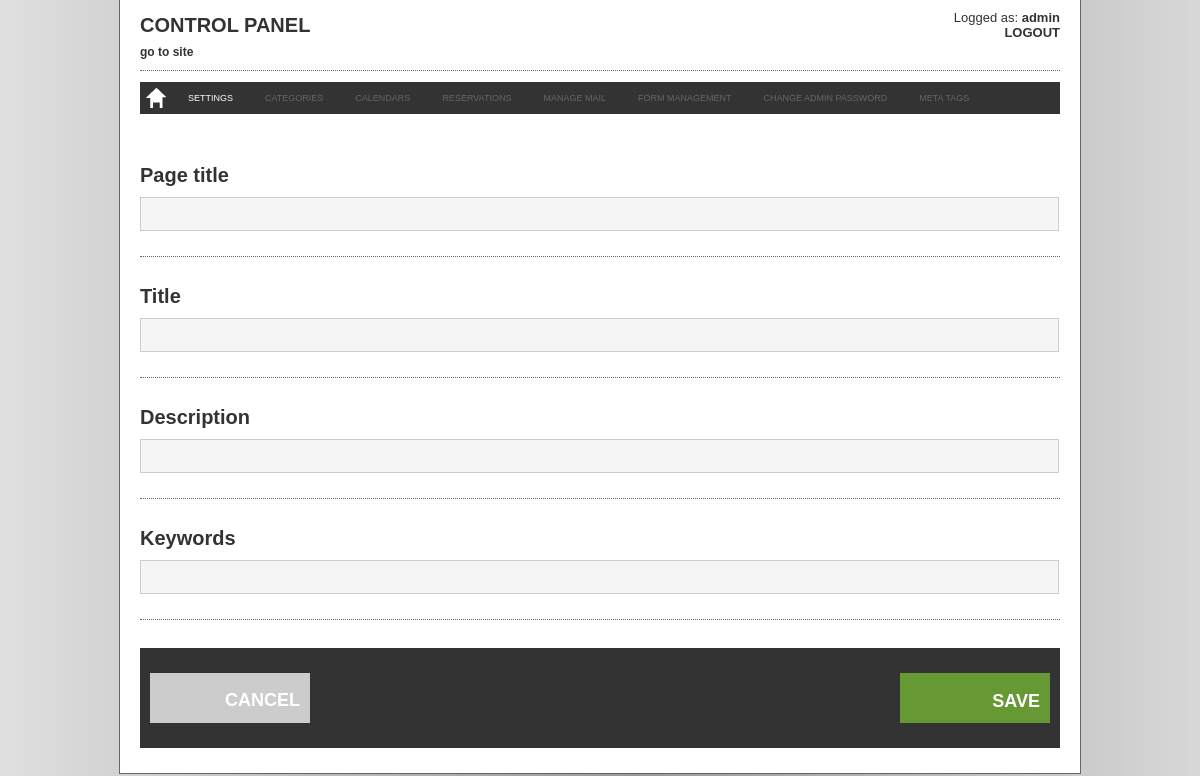
Page /admin/metatags.php (signed in) on the committed database.
### tables this page shows
CREATE TABLE `booking_texts` (
  `text_id` int(11) unsigned NOT NULL AUTO_INCREMENT,
  `page_id` int(11) NOT NULL,
  `text_label` varchar(255) NOT NULL DEFAULT '',
  `text_value` text NOT NULL,
  PRIMARY KEY (`text_id`)
);

### admin/common.php (called while the page is built, shortened)
<?php
include_once dirname(__FILE__).'/class/settings.class.php';
$settingObj = new setting();
include_once dirname(__FILE__).'/class/lang.class.php';
$langObj = new lang();
?>

### admin/class/lang.class.php (called while the page is built, shortened)
<?php
class lang {
	private function doLanguageQuery($label) {
		$languageQry = mysql_query("SELECT * FROM booking_texts WHERE text_label='".mysql_real_escape_string($label)."'");
		return stripslashes(mysql_result($languageQry,0,'text_value'));
	}
	public function getLabel($label) {
		return lang::doLanguageQuery($label);
	}
}
?>

### admin/class/settings.class.php (called while the page is built, shortened)
<?php
class setting {
	private function doSettingQuery($setting) {
		$settingQry = mysql_query("SELECT * FROM booking_config WHERE config_name='".mysql_real_escape_string($setting)."'");
		return mysql_result($settingQry,0,'config_value');
	}
	public function getReservationConfirmationMode() {
		return setting::doSettingQuery('reservation_confirmation_mode');
	}
	public function getSiteDomain() {
		return setting::doSettingQuery('site_domain');
	}
	public function getPageTitle() {
		return stripslashes(setting::doSettingQuery('page_title'));
	}
	public function getMetatagTitle() {
		return stripslashes(setting::doSettingQuery('metatag_title'));
	}
	public function getMetatagDescription() {
		return stripslashes(setting::doSettingQuery('metatag_description'));
	}
	public function getMetatagKeywords() {
		return stripslashes(setting::doSettingQuery('metatag_keywords'));
	}
}
?>

### admin/metatags.php (the view, shortened to what this page needs)
<?php
include 'common.php';
?>
<?php
include 'include/header.php';
?>
<div id="top_bg_container_all">
    <div id="container_all">
        <div id="container_content">
        <?php
        include 'include/menu.php';
        ?>
        <div id="form_container">
        	<form name="editsettings" action="" method="post" enctype="multipart/form-data">
                <div id="label_input">
                    <div class="label_title"><label for="page_title"><?php echo $langObj->getLabel("METATAGS_PAGE_TITLE_LABEL"); ?></label></div>
                </div>
                <div id="input_box">
                    <input type="text" class="long_input_box" id="page_title" name="page_title" value="<?php echo $settingObj->getPageTitle(); ?>">
                </div>
                <div id="rowspace"></div>
                <div id="rowline"></div>
                <div id="rowspace"></div>
                <div id="label_input">
                    <div class="label_title"><label for="metatag_title"><?php echo $langObj->getLabel("METATAGS_METATAG_TITLE_LABEL"); ?></label></div>
                </div>
                <div id="input_box">
                    <input type="text" class="long_input_box" id="metatag_title" name="metatag_title" value="<?php echo $settingObj->getMetatagTitle(); ?>">
                </div>
                <div id="rowspace"></div>
                <div id="rowline"></div>
                <div id="rowspace"></div>
                <div id="label_input">
                    <div class="label_title"><label for="metatag_description"><?php echo $langObj->getLabel("METATAGS_METATAG_DESCRIPTION_LABEL"); ?></label></div>
                </div>
                <div id="input_box">
                    <input type="text" class="long_input_box" id="metatag_description" name="metatag_description" value="<?php echo $settingObj->getMetatagDescription(); ?>">
                </div>
                <div id="rowspace"></div>
                <div id="rowline"></div>
                <div id="rowspace"></div>
                <div id="label_input">
                    <div class="label_title"><label for="metatag_keywords"><?php echo $langObj->getLabel("METATAGS_METATAG_KEYWORDS_LABEL"); ?></label></div>
                </div>
                <div id="input_box">
                    <input type="text" class="long_input_box" id="metatag_keywords" name="metatag_keywords" value="<?php echo $settingObj->getMetatagKeywords(); ?>">
                </div>
                <div id="rowspace"></div>
                <div id="rowline"></div>
                <div id="rowspace"></div>
                <div class="bridge_buttons_container">
                    <div ><a href="javascript:document.location.href='welcome.php';" class="cancel_button"><?php echo $langObj->getLabel("METATAGS_CANCEL_BUTTON"); ?></a></div>
                    <div style="margin-left:750px"><input type="submit" id="apply_button" name="saveunpublish" value="<?php echo $langObj->getLabel("METATAGS_SAVE_BUTTON"); ?>"></div>
                </div>
                <div id="rowspace"></div>
            </form>
         </div>
        </div>
    </div>
</div>
<?php
include 'include/footer.php';
?>

### admin/include/menu.php (shortened to what this page needs)
<div id="header_container">
	<?php
    if(isset($_SESSION["admin_id"]) && $_SESSION["admin_id"] != 0) {
	?>
        <div class="header_left">
            <div class="header_title"><h1><?php echo $langObj->getLabel("MENU_CONTROL_PANEL_TITLE"); ?></h1></div>
            <div class="link_website"><a href="../" target="_blank"><?php echo $langObj->getLabel("MENU_GO_TO_SITE"); ?></a></div>
        </div>
        <div class="header_identity_container">
            <div class="header_identity"><?php echo $langObj->getLabel("MENU_LOGGED_AS"); ?> <strong><?php echo $_SESSION["admin_name"]?></strong></div>
            <div class="header_logout"><strong><a href="logout.php"><?php echo $langObj->getLabel("MENU_LOGOUT"); ?></a></strong></div>
        </div>
        <div class="line_dotted"></div>
    <?php
	}
	?>
</div>
<div id="menu_container">
    <div id="menu">
    <ul>
        <?php
        if(isset($_SESSION["admin_id"]) && $_SESSION["admin_id"] != 0) {
		?>
        	<li><a href="welcome.php" class="home_button"></a></li>
            <?php
			if($settingObj->getReservationConfirmationMode() == 0 && $settingObj->getSiteDomain() == '') {
				?>
                <li><a href="configuration.php" <?php if(stristr($_SERVER["SCRIPT_NAME"],"configuration.php")) { echo "style='background-color: #666;'"; }?>><?php echo $langObj->getLabel("MENU_SETTINGS"); ?></a></li>
                <li><a href="#" style='color: #666;'><?php echo $langObj->getLabel("MENU_CATEGORIES"); ?></a></li>
                <li><a href="#" style='color: #666;'><?php echo $langObj->getLabel("MENU_CALENDARS"); ?></a></li>
				<li><a href="#" style='color: #666;'><?php echo $langObj->getLabel("MENU_RESERVATIONS"); ?></a></li>
                <li><a href="#" style='color: #666;'><?php echo $langObj->getLabel("MENU_MANAGE_MAIL"); ?></a></li>
				<li><a href="#" style='color: #666;'><?php echo $langObj->getLabel("MENU_FORM_MANAGEMENT"); ?></a></li>
				<li><a href="#" style='color: #666;'><?php echo $langObj->getLabel("MENU_CHANGE_ADMIN_PASSWORD"); ?></a></li>
                <li><a href="#" style='color: #666;'><?php echo $langObj->getLabel("MENU_META_TAGS"); ?></a></li>
				<?php
			}
			?>
        <?php
		}
		?>
    </ul>
   </div>
</div>

### admin/css/style.css (style rules this page uses)
body { background: url(../images/bg.png) top center repeat-y; padding: 0px; margin: 0px; font-family:Arial, Helvetica, sans-serif; font-size:12px; color:#333; }
h1 { font-size: 20px; font-weight: bold; margin: 0px; padding: 0px; }
#top_bg_container_all { padding: 0px; margin: 0px; height: 73px; }
#container_all { width: 960px; border: 1px solid #666; border-top: none; margin-left: auto; margin-right: auto; background: #fff; }
#container_content { width: 920px; margin-left: auto; margin-right: auto; }
.header_left { float: left; }
.header_title { width: 500px; height: 35px; line-height: 50px; }
.link_website { height: 20px; padding: 10px 0 5px; font-weight: bold; }
.link_website a { color: #333; text-decoration: none; font-weight: bold; }
.header_identity_container { float: right; text-align: right; font-size: 13px; }
.header_identity { margin-top: 10px; }
.header_logout a { text-decoration: none; color: #333; }
.line_dotted { width: 920px; height: 1px; border-top: 1px dotted #666666; }
#menu_container { width: 920px; height: 32px; margin-top: 10px; margin-left: auto; margin-right: auto; background: #333; z-index: 100; }
#menu { padding:0; margin:0; }
#menu ul { padding:0; margin:0; }
#menu li { position: relative; float: left; list-style: none; margin: 0; padding:0; font-size:9px; }
#menu li a { height: 32px; display: block; padding: 0 16px; text-decoration:none; text-align: center; line-height: 32px; background-color: #333; color: #fff; cursor: pointer; }
.home_button { height: 32px; background-image: url(../images/buttons/home.png); background-position: top left; }
#form_container { margin-top:50px; width:920px; }
.label_title { font-size: 20px; font-weight: bold; }
#input_box { margin-top: 10px; }
#rowspace { clear: both; height:25px; }
#rowline { height:3px; width:920px; border-top: 1px dotted #666; }
.long_input_box { width: 910px; height: 30px; line-height: 30px; padding-left: 5px; border: 1px solid #ccc; background-color: #F5F5F5; font-size: 13px; }
.bridge_buttons_container { width: 920px; height: 100px; background-color: #333; }
.cancel_button { background-color:#CCC; line-height: 54px; text-align: right; padding-right: 10px; display: block; font-weight: bold; font-size: 18px; text-decoration: none; border: none; cursor: pointer; float: left; width: 150px; height: 50px; margin-top: 25px; margin-left: 10px; color:#FFF; }
#apply_button { float: left; width: 150px; height: 50px; line-height: 54px; text-align: right; padding-right: 10px; display: block; font-weight: bold; font-size: 18px; text-decoration: none; border: none; margin-top: 25px; margin-left: 10px; background-color: #693; color:#FFF; }

### rows in the picture
booking_texts: text_value "CONTROL PANEL"
booking_texts: text_value "go to site"
booking_texts: text_value "Logged as:"
booking_texts: text_value "LOGOUT"
booking_texts: text_value "SETTINGS"
booking_texts: text_value "CATEGORIES"
booking_texts: text_value "CALENDARS"
booking_texts: text_value "RESERVATIONS"
booking_texts: text_value "MANAGE MAIL"
booking_texts: text_value "FORM MANAGEMENT"
booking_texts: text_value "CHANGE ADMIN PASSWORD"
booking_texts: text_value "META TAGS"
booking_texts: text_value "Page title"
booking_texts: text_value "Title"
booking_texts: text_value "Description"
booking_texts: text_value "Keywords"
booking_texts: text_value "CANCEL"
booking_texts: saveunpublish "SAVE"

### other values in the picture
$_SESSION["admin_name"] "admin"
